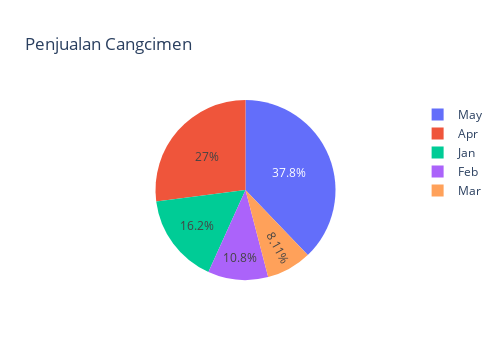

Notebook code for this chart:
### Code cell
# Membuat pie chart dengan plotly
data = {
    "bulan": ["Jan", "Feb", "Mar", "Apr", "May"],
    "data_penjualan": [300, 200, 150, 500, 700]
}

df = pd.DataFrame(data)
chart = px.pie(df, values="data_penjualan", names="bulan", width=500, title="Penjualan Cangcimen")
chart.show()

### Figure 1 — Plotly figure (JSON) as saved in the notebook; plotly's stock layout.template omitted (floating-point values rounded to 4 significant figures)
{"data": [{"domain": {"x": [0, 1], "y": [0, 1]}, "hovertemplate": "bulan=%{label}<br>data_penjualan=%{value}<extra></extra>", "labels": ["Jan", "Feb", "Mar", "Apr", "May"], "legendgroup": "", "name": "", "showlegend": true, "type": "pie", "values": [300, 200, 150, 500, 700]}], "layout": {"height": 360, "legend": {"tracegroupgap": 0}, "title": {"text": "Penjualan Cangcimen"}, "width": 500}}
